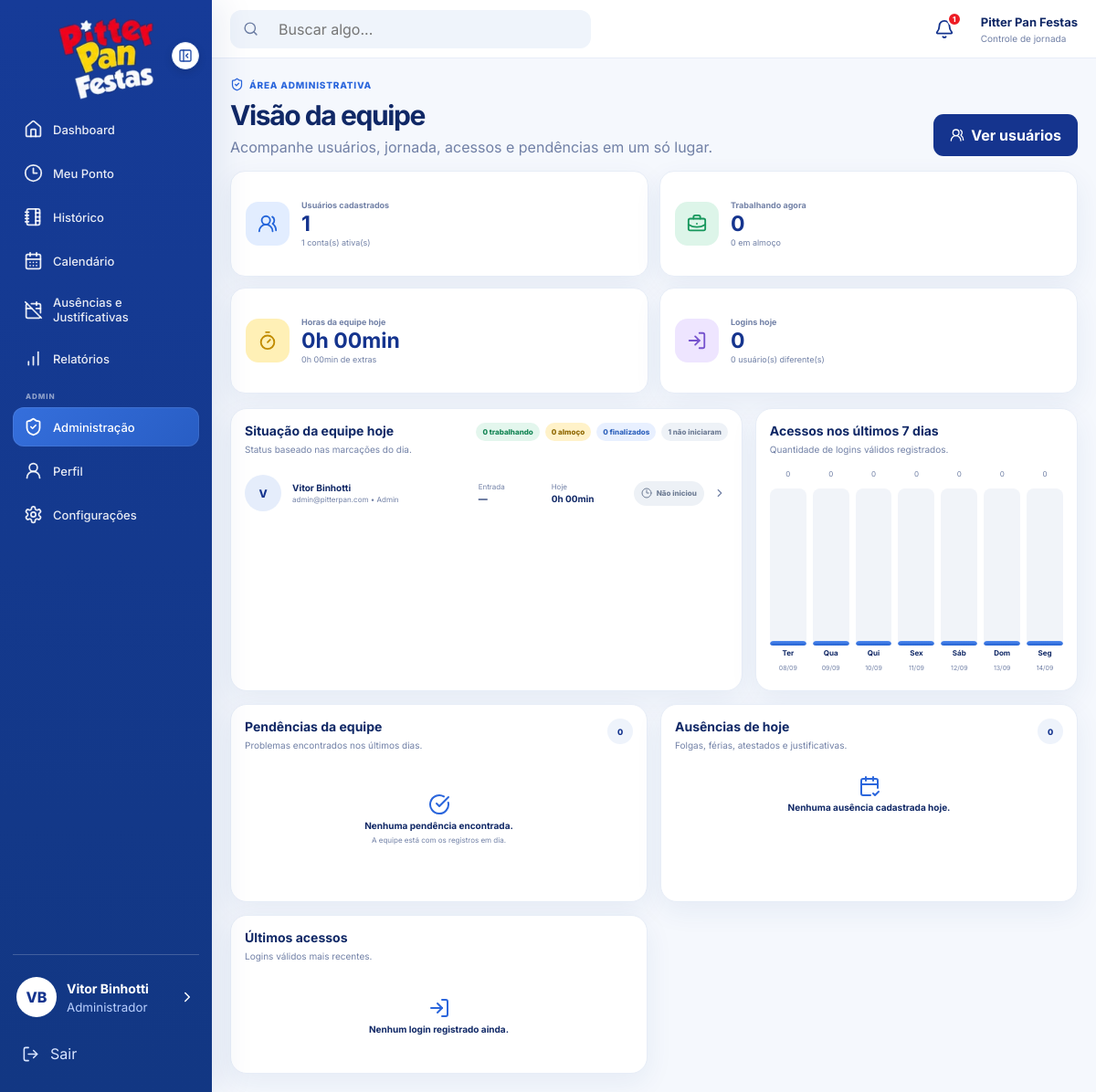
/public/?route=admin (signed in), run on the app's committed database.
### tables this page shows
CREATE TABLE users (
    id BIGINT UNSIGNED AUTO_INCREMENT PRIMARY KEY,
    name VARCHAR(120) NOT NULL,
    email VARCHAR(160) NOT NULL UNIQUE,
    password VARCHAR(255) NOT NULL,
    role ENUM('admin', 'employee') NOT NULL DEFAULT 'employee',
    salary DECIMAL(10,2) NULL,
    daily_minutes SMALLINT UNSIGNED NOT NULL DEFAULT 528 COMMENT '8h48 = 528 minutos',
    monthly_hours SMALLINT UNSIGNED NOT NULL DEFAULT 220,
    workday_start TIME NOT NULL DEFAULT '08:00:00',
    workday_end TIME NOT NULL DEFAULT '17:48:00',
    lunch_start_time TIME NOT NULL DEFAULT '12:00:00',
    lunch_minutes SMALLINT UNSIGNED NOT NULL DEFAULT 60,
    theme ENUM('light', 'dark') NOT NULL DEFAULT 'light',
    notifications_enabled TINYINT(1) NOT NULL DEFAULT 1,
    browser_notifications TINYINT(1) NOT NULL DEFAULT 0,
    notification_before_minutes SMALLINT UNSIGNED NOT NULL DEFAULT 10,
    notification_after_minutes SMALLINT UNSIGNED NOT NULL DEFAULT 5,
    notify_entry_enabled TINYINT(1) NOT NULL DEFAULT 1,
    notify_lunch_start_enabled TINYINT(1) NOT NULL DEFAULT 1,
    notify_lunch_return_enabled TINYINT(1) NOT NULL DEFAULT 1,
    notify_clock_out_enabled TINYINT(1) NOT NULL DEFAULT 1,
    avatar_path VARCHAR(255) NULL,
    is_active TINYINT(1) NOT NULL DEFAULT 1,
    created_at TIMESTAMP NOT NULL DEFAULT CURRENT_TIMESTAMP,
    updated_at TIMESTAMP NOT NULL DEFAULT CURRENT_TIMESTAMP ON UPDATE CURRENT_TIMESTAMP
);

### app/Views/admin/dashboard.php (the view, shortened to what the rows shown need)
<?php
function adminMinutes(int $minutes): string
{
    $minutes = max(0, $minutes);
    return intdiv($minutes, 60) . 'h '
        . str_pad((string)($minutes % 60), 2, '0', STR_PAD_LEFT)
        . 'min';
}
$statusMeta = [
    'working' => ['Trabalhando', 'green', 'briefcase-business'],
    'lunch' => ['Em almoço', 'yellow', 'utensils'],
    'finished' => ['Finalizado', 'blue', 'circle-check-big'],
    'not_started' => ['Não iniciou', 'gray', 'clock-3'],
    'inactive' => ['Inativo', 'red', 'user-x'],
];
?>
<div class="page-heading admin-page-heading">
    <div>
        <h1>Visão da equipe</h1>
    </div>
</div>
<div class="admin-stats-grid">
    <article class="admin-stat-card">
        <div>
            <small>Trabalhando agora</small>
            <strong><?= (int)$working ?></strong>
            <span><?= (int)$lunch ?> em almoço</span>
        </div>
    </article>
    <article class="admin-stat-card">
        <div>
            <small>Horas da equipe hoje</small>
            <strong><?= e(adminMinutes($workedToday)) ?></strong>
            <span><?= e(adminMinutes($extraToday)) ?> de extras</span>
        </div>
    </article>
    <article class="admin-stat-card">
        <div>
            <small>Logins hoje</small>
            <strong><?= (int)$loginsToday ?></strong>
            <span><?= (int)$uniqueLoginsToday ?> usuário(s) diferente(s)</span>
        </div>
    </article>
</div>
<div class="admin-main-grid">
    <section class="panel admin-team-panel">
        <div class="panel-title-row">
            <div class="admin-status-summary">
                <span class="green"><?= (int)$working ?> trabalhando</span>
                <span class="yellow"><?= (int)$lunch ?> almoço</span>
                <span class="blue"><?= (int)$finished ?> finalizados</span>
                <span class="gray"><?= (int)$notStarted ?> não iniciaram</span>
            </div>
        </div>
        <div class="admin-team-list">
            <?php foreach ($team as $row):
                $meta = $statusMeta[$row['status']['key']] ?? $statusMeta['not_started'];
                $teamUser = $row['user'];
            ?>
                <a href="<?= url('admin-user') . '&id=' . (int)$teamUser['id'] ?>" class="admin-team-row">
                    <span class="admin-user-avatar">
                        <?php if (!empty($teamUser['avatar_path'])): ?>
                            <img src="<?= config('app.url') . '/' . e($teamUser['avatar_path']) ?>" alt="">
                        <?php else: ?>
                            <?= e(mb_strtoupper(mb_substr($teamUser['name'], 0, 1))) ?>
                        <?php endif; ?>
                    </span>
                    <span class="admin-team-person">
                        <strong><?= e($teamUser['name']) ?></strong>
                        <small>
                            <?= e($teamUser['email']) ?>
                            <?php if ($teamUser['role'] === 'admin'): ?> • Admin<?php endif; ?>
                        </small>
                    </span>
                    <span class="admin-team-clock">
                        <small>Entrada</small>
                        <strong><?= e($row['clockIn'] ?? '—') ?></strong>
                    </span>
                    <span class="admin-team-clock">
                        <small>Hoje</small>
                        <strong><?= e(adminMinutes($row['summary']['worked'])) ?></strong>
                    </span>
                    <span class="admin-status-pill <?= e($meta[1]) ?>">
                        <i data-lucide="<?= e($meta[2]) ?>"></i>
                        <?= e($meta[0]) ?>
                    </span>
                    <i data-lucide="chevron-right" class="admin-row-arrow"></i>
                </a>
            <?php endforeach; ?>
        </div>
    </section>
</div>

### app/Views/layouts/app.php (shortened to what the rows shown need)
<?php
$currentUser = authUser();
$viewUser = $user ?? null;
$theme = $viewUser['theme'] ?? 'light';
?>
<!DOCTYPE html>
<html lang="pt-BR">
<head>
    <link rel="stylesheet" href="<?= asset('css/app.css') ?>">
</head>
<body class="<?= $theme === 'dark' ? 'theme-dark' : 'theme-light' ?>">
<div class="app-shell">
    <aside class="sidebar" id="sidebar">
        <div class="sidebar-footer">
            <a href="<?= url('profile') ?>" class="mini-profile" data-tooltip="Perfil">
                <span class="mini-profile-text">
                    <strong><?= e($currentUser['name'] ?? 'Usuário') ?></strong>
                    <small><?= isAdmin() ? 'Administrador' : 'Colaborador' ?></small>
                </span>
            </a>
        </div>
    </aside>
    <main class="main-content">
        <header class="topbar">
            <form class="search-box global-search-form" method="GET" action="<?= config('app.url') ?>">
                <i data-lucide="search"></i>
                <input
                    type="search"
                    name="q"
                    value="<?= ($active ?? '') === 'search' ? e((string)($_GET['q'] ?? '')) : '' ?>"
                    placeholder="Buscar algo..."
                    aria-label="Buscar"
                    autocomplete="off"
                >
            </form>
        </header>
        <section class="page-content">
            <?php require $viewFile; ?>
        </section>
    </main>
</div>
</body>
</html>

### data on the page
users: name "Vitor Binhotti", browser_notifications "0", browser_notifications "0h 00min", name "V", email "admin@pitterpan.com"

### other printed values
$initials ?: 'U' "VB"
count($smartNotifications) "1"
$totalUsers "1"
$activeUsers "1"
$notStarted "1"
$row['clockIn'] "—"
$meta[0] "Não iniciou"
$item['total'] "0"
$item['day'] "Ter"
$item['label'] "08/09"
$item['day'] "Qua"
$item['label'] "09/09"
$item['day'] "Qui"
$item['label'] "10/09"
$item['day'] "Sex"
